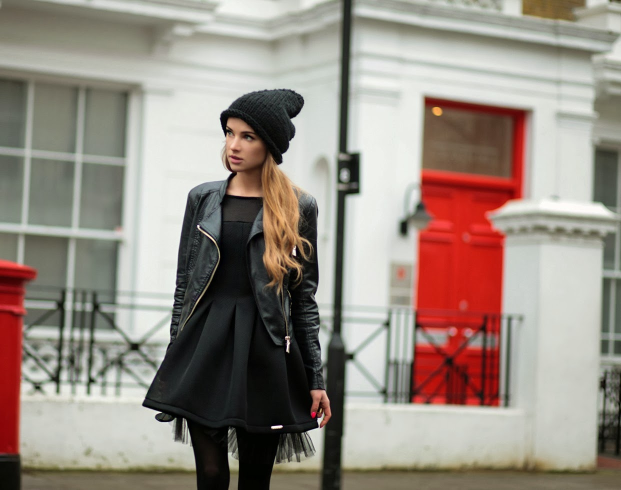
#> input picture blog/maffashion_london_10w.jpg, 1242 x 980 px (shown at 1/2 size)
$ python bodydetect.py ../blog/maffashion_london_10w.jpg   (Python 2 division)
#> lines starting #> are read from the running program, lines starting #| are printed output that depends on the picture
#> further down, img is the input picture: shape (980, 1242, 3); mean B, G, R 130.2, 139.5, 150.8
#!/usr/bin/env python

# TODO
# use a face detector to help improve accuracy
# use orientation of the portrait to help improve accuracy (vertical vs. landscape)
# depending on whether source is from blog or from user uploads, change the acceptance rating. f.e. a blog pulled image, we might be more strict about detecting bodies in because many images are available to choose from.

import numpy as np
import cv2
import sys
import os

# TWEAKABLE
SHRUNKEN_SIZE=300
SCALE=1.02
FINAL_THRESHOLD=3

SHOW_IMAGE=False


help_message = '''
USAGE: bodydetect.py <image_names> ...

Press any key to continue, ESC to stop.
'''

def inside(r, q):
    rx, ry, rw, rh = r
    qx, qy, qw, qh = q
    return rx > qx and ry > qy and rx + rw < qx + qw and ry + rh < qy + qh

def draw_detections(img, rects, thickness = 1):
    for x, y, w, h in rects:
        # the HOG detector returns slightly larger rectangles than the real objects.
        # so we slightly shrink the rectangles to get a nicer output.
        pad_w, pad_h = (0, 0)
        cv2.rectangle(img, (x+pad_w, y+pad_h), (x+w-pad_w, y+h-pad_h), (0, 255, 0), thickness)


def normalize_img(img):
  height, width, depth = img.shape
#> height = 980; width = 1242; depth = 3

  if height > width:
    fy = float(SHRUNKEN_SIZE) / height
    fx = fy
  else:
    fy = float(SHRUNKEN_SIZE) / width
#> fy = 0.242
    fx = fy
#> fx = 0.242

  small = cv2.resize(img, (0,0), fx=fx, fy=fy)
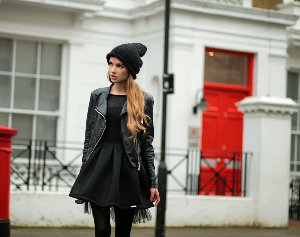
#> small: shape (237, 300, 3); mean B, G, R 130, 139.3, 150.7
#  gray = cv2.cvtColor(small, cv2.COLOR_BGR2GRAY)
  return small


def detect_body_boundary(img, filename=None):
  img = normalize_img(img)
#> (the run stopped early here; a loop or call above may not have finished)

$ run again, on blog/maffashion_london_15.jpg
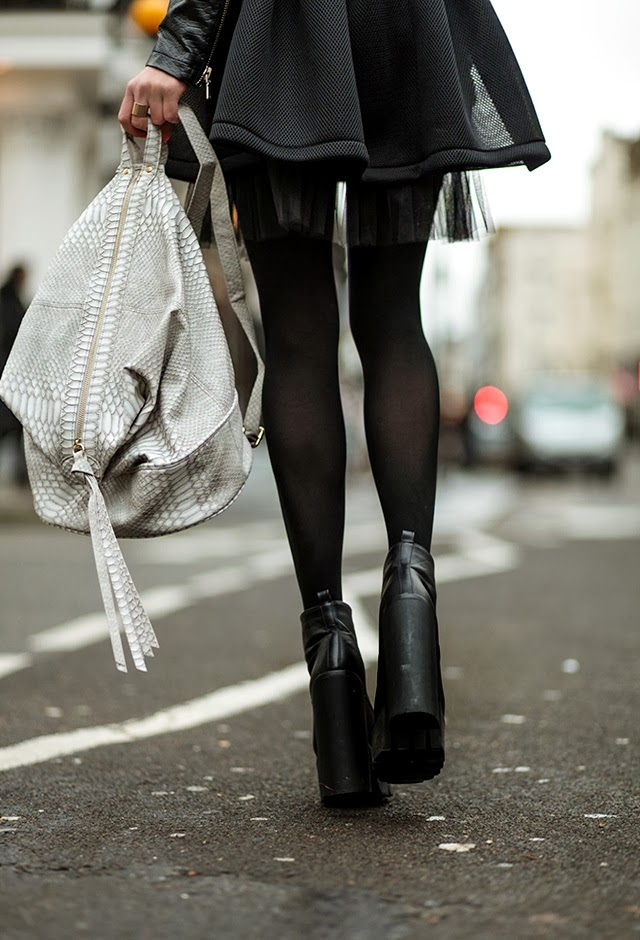
#> input picture blog/maffashion_london_15.jpg, 640 x 940 px
#> img is the input picture: shape (940, 640, 3); mean B, G, R 106.1, 114.5, 116.5
#> in normalize_img, `small = cv2.resize(img, (0,0), fx=fx, fy=fy)`:
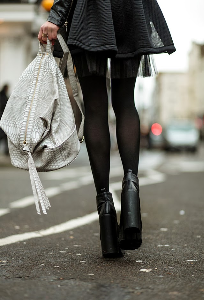
#> small: shape (300, 204, 3); mean B, G, R 105.9, 114.4, 116.3

$ run again, on blog/maffashion_london_19s.jpg
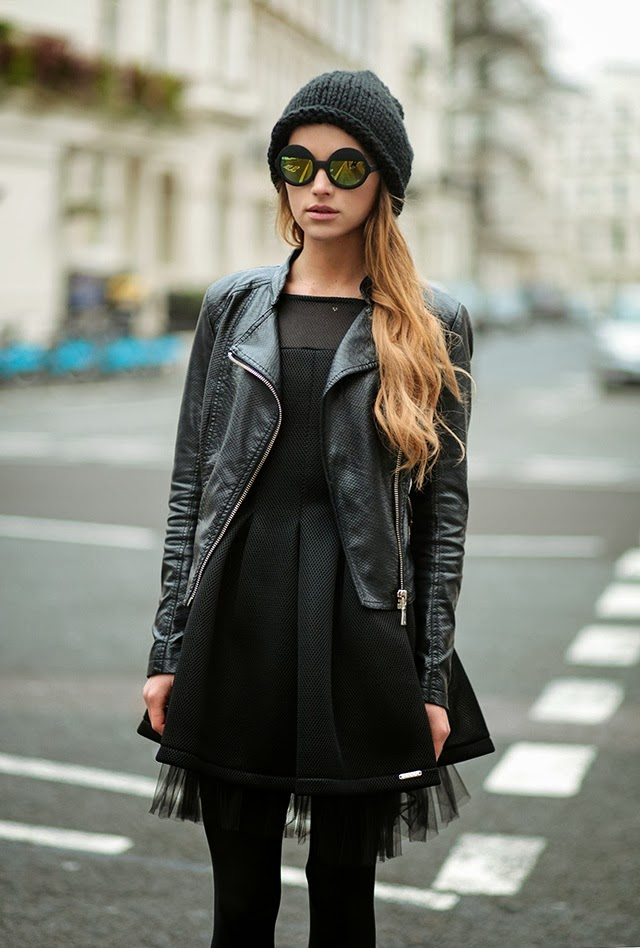
#> input picture blog/maffashion_london_19s.jpg, 640 x 948 px
#> img is the input picture: shape (948, 640, 3); mean B, G, R 119.6, 129.5, 128.4
#> in normalize_img, `small = cv2.resize(img, (0,0), fx=fx, fy=fy)`:
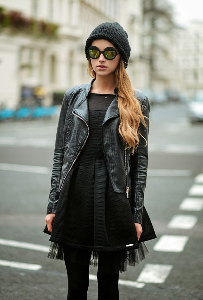
#> small: shape (300, 203, 3); mean B, G, R 119.6, 129.5, 128.4

$ run again, on blog/maffashion_london_1m.jpg
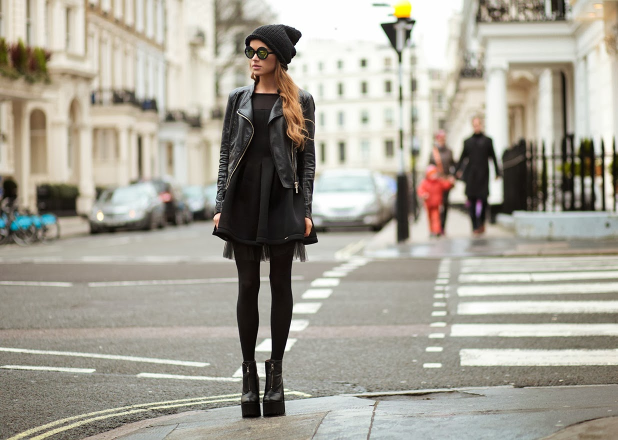
#> input picture blog/maffashion_london_1m.jpg, 1236 x 880 px (shown at 1/2 size)
#> img is the input picture: shape (880, 1236, 3); mean B, G, R 150.7, 162.1, 166.1
#> in normalize_img, `small = cv2.resize(img, (0,0), fx=fx, fy=fy)`:
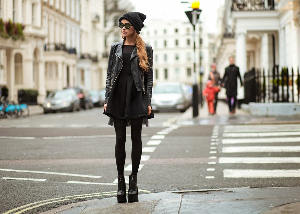
#> small: shape (214, 300, 3); mean B, G, R 150.6, 162, 166
